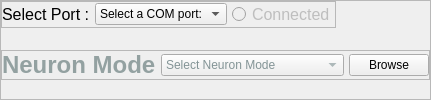
                     <widget class="QFrame" name="Spikeling_top_subframe">
                      <property name="sizePolicy">
                       <sizepolicy hsizetype="Preferred" vsizetype="Fixed">
                        <horstretch>0</horstretch>
                        <verstretch>0</verstretch>
                       </sizepolicy>
                      </property>
                      <property name="frameShape">
                       <enum>QFrame::StyledPanel</enum>
                      </property>
                      <property name="frameShadow">
                       <enum>QFrame::Raised</enum>
                      </property>
                      <layout class="QVBoxLayout" name="verticalLayout_29">
                       <property name="spacing">
                        <number>0</number>
                       </property>
                       <property name="leftMargin">
                        <number>0</number>
                       </property>
                       <property name="topMargin">
                        <number>0</number>
                       </property>
                       <property name="rightMargin">
                        <number>0</number>
                       </property>
                       <property name="bottomMargin">
                        <number>0</number>
                       </property>
                       <item alignment="Qt::AlignLeft|Qt::AlignTop">
                        <widget class="QFrame" name="Spikeling_connection_frame1">
                         <property name="frameShape">
                          <enum>QFrame::StyledPanel</enum>
                         </property>
                         <property name="frameShadow">
                          <enum>QFrame::Raised</enum>
                         </property>
                         <layout class="QHBoxLayout" name="horizontalLayout_59">
                          <property name="spacing">
                           <number>5</number>
                          </property>
                          <property name="leftMargin">
                           <number>0</number>
                          </property>
                          <property name="topMargin">
                           <number>0</number>
                          </property>
                          <property name="rightMargin">
                           <number>0</number>
                          </property>
                          <property name="bottomMargin">
                           <number>0</number>
                          </property>
                          <item>
                           <widget class="QLabel" name="Spikeling_SelectPortLabel">
                            <property name="font">
                             <font>
                              <pointsize>12</pointsize>
                             </font>
                            </property>
                            <property name="text">
                             <string>Select Port :</string>
                            </property>
                           </widget>
                          </item>
                          <item>
                           <widget class="QComboBox" name="Spikeling_SelectPortComboBox">
                            <item>
                             <property name="text">
                              <string>Select a COM port:</string>
                             </property>
                            </item>
                           </widget>
                          </item>
                          <item>
                           <widget class="QRadioButton" name="Spikeling_ConnectButton">
                            <property name="enabled">
                             <bool>false</bool>
                            </property>
                            <property name="font">
                             <font>
                              <pointsize>12</pointsize>
                             </font>
                            </property>
                            <property name="text">
                             <string>Connected</string>
                            </property>
                           </widget>
                          </item>
                         </layout>
                        </widget>
                       </item>
                       <item alignment="Qt::AlignHCenter|Qt::AlignTop">
                        <widget class="QFrame" name="Spikeling_top_subframe2">
                         <property name="frameShape">
                          <enum>QFrame::StyledPanel</enum>
                         </property>
                         <property name="frameShadow">
                          <enum>QFrame::Raised</enum>
                         </property>
                         <layout class="QHBoxLayout" name="horizontalLayout_58">
                          <property name="spacing">
                           <number>5</number>
                          </property>
                          <property name="leftMargin">
                           <number>0</number>
                          </property>
                          <property name="topMargin">
                           <number>0</number>
                          </property>
                          <property name="rightMargin">
                           <number>0</number>
                          </property>
                          <property name="bottomMargin">
                           <number>0</number>
                          </property>
                          <item>
                           <widget class="QLabel" name="Spikeling_NeuronModeLabel">
                            <property name="styleSheet">
                             <string notr="true">color: rgb(147, 161, 161);</string>
                            </property>
                            <property name="text">
                             <string>&lt;html&gt;&lt;head/&gt;&lt;body&gt;&lt;p&gt;&lt;span style=&quot; font-size:18pt; font-weight:700;&quot;&gt;Neuron Mode&lt;/span&gt;&lt;/p&gt;&lt;/body&gt;&lt;/html&gt;</string>
                            </property>
                           </widget>
                          </item>
                          <item>
                           <widget class="QComboBox" name="Spikeling_NeuronModeComboBox">
                            <property name="styleSheet">
                             <string notr="true">color: rgb(131, 148, 150);
font: 12pt &quot;Segoe UI&quot;;</string>
                            </property>
                            <item>
                             <property name="text">
                              <string>Select Neuron Mode</string>
                             </property>
                            </item>
                            <item>
                             <property name="text">
                              <string>Tonic Spiking</string>
                             </property>
                            </item>
                            <item>
                             <property name="text">
                              <string>Phasic Spiking</string>
                             </property>
                            </item>
                            <item>
                             <property name="text">
                              <string>Tonic Bursting</string>
                             </property>
                            </item>
                            <item>
                             <property name="text">
                              <string>Phasic Bursting</string>
                             </property>
                            </item>
                            <item>
                             <property name="text">
                              <string>Mixed Mode</string>
                             </property>
                            </item>
                            <item>
                             <property name="text">
                              <string>Spike Frequency Adaptation</string>
                             </property>
                            </item>
                            <item>
                             <property name="text">
                              <string>Class 1 Excitable</string>
                             </property>
                            </item>
                            <item>
                             <property name="text">
                              <string>Class 2 Excitable</string>
                             </property>
                            </item>
                            <item>
                             <property name="text">
                              <string>Spike Latency</string>
                             </property>
                            </item>
                            <item>
                             <property name="text">
                              <string>Subthreshold Oscillations</string>
                             </property>
                            </item>
                            <item>
                             <property name="text">
                              <string>Resonator</string>
                             </property>
                            </item>
                            <item>
                             <property name="text">
                              <string>Integrator</string>
                             </property>
                            </item>
                           </widget>
                          </item>
                          <item>
                           <widget class="QPushButton" name="Spikeling_NeuronBrowsePushButton">
                            <property name="text">
                             <string>Browse</string>
                            </property>
                           </widget>
                          </item>
                         </layout>
                        </widget>
                       </item>
                      </layout>
                     </widget>
